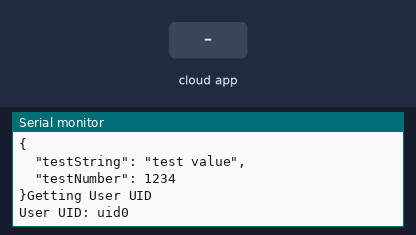
Recording of a program running on a simulated ESP32. On the bench: the last lines printed to the serial monitor. The inputs (shaded band) are chosen by the test bench. WiFi joins after 1.5 s; servers stay silent unless stated; the local clock reads 2024-03-15 10:24:30 at power-on unless the program sets it; storage starts empty; random numbers use the default seed unless the program sets one; the Firebase database answers and starts empty.

Above: at 2.7 s.
2.8 s: the phone or cloud app sets SetPointUp to 1
At 7.83 s:
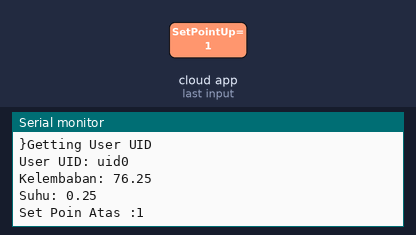
9.0 s: the phone or cloud app sets SetPointUp to 0
At 15.5 s:
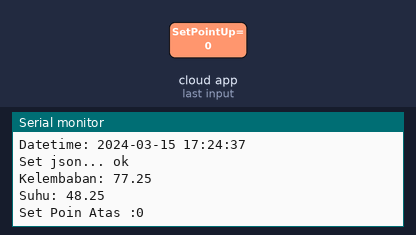

Measured:
- after the input at 2.8 s, the serial monitor: prints a new line after 4.9 s (image 1)
- after the input at 9.0 s, the serial monitor: prints a new line after 5.5 s (image 2)

The program:

main.cpp
```cpp
// WiFi Library
#include <WiFi.h>
// File System Library
#include <FS.h>
// SPI Flash Syetem Library
#include <SPIFFS.h>
// WiFiManager Library
#include <WiFiManager.h>
// Arduino JSON library
#include <ArduinoJson.h>
#include "FirebaseESP32.h"
#include "time.h"

// Provide the token generation process info.
#include "addons/TokenHelper.h"
// Provide the RTDB payload printing info and other helper functions.
#include "addons/RTDBHelper.h"

// JSON configuration file
#define JSON_CONFIG_FILE "/test_config.json"

// Insert Firebase project API Key
// ganti
#define API_KEY "AIzaSyCXCjDHUKVPnnuA89A6akryxY2P8xPqM10"

// Insert Authorized Email and Corresponding Password
// ganti
#define USER_EMAIL "wmktefaternakpolije@gmail.com"
#define USER_PASSWORD "wmktefaternak21"

// Insert RTDB URLefine the RTDB URL
// ganti
#define DATABASE_URL "https://contoh-database-dc882-default-rtdb.firebaseio.com/"

// Define Firebase objects
FirebaseData fbdo;
FirebaseAuth auth;
FirebaseConfig config;

// Variable to save USER UID
String uid;

// Database main path (to be updated in setup with the user UID)// sesuaikan folder database
String databasePath;
// Database child nodes
String tempPath = "/Suhu";
String humPath = "/Kelembapan";
String Datetime = "/DateTime";


// Parent Node (to be updated in every loop)
String parentPath;

char datetime[80];  // Buffer untuk menyimpan string datetime

int timestamp;
int timestamp1;


FirebaseJson json;

const char* ntpServer = "pool.ntp.org";

float temperature;
float humidity;
float pressure;

// Timer variables (send new readings every three minutes)
unsigned long sendDataPrevMillis = 0;
unsigned long timerDelay = 10000;
unsigned long timerDelay2 = 1000;

float randomNumberHumidity;
float randomNumberTemperature;

int IntValueHeater;
int IntValueFan;
int IntValueMotor;

int intValue;
int floatValue;
// Flag for saving data
bool shouldSaveConfig = true;

// Variables to hold data from custom textboxes
char testString[50] = "test value";
int testNumber = 1234;

// Define WiFiManager Object
WiFiManager wm;

// Deklarasi fungsi convert UnixCode
void unixToDateTime(long int unixTime, char* buffer) {
  // Deklarasi variabel
  time_t rawTime = unixTime;
  tm* timeInfo;

  // Mengubah UNIX code ke struct tm
  timeInfo = localtime(&rawTime);

  // Memformat waktu ke string
  strftime(buffer, 80, "%Y-%m-%d %H:%M:%S", timeInfo);
}

// Function that gets current epoch time
unsigned long getTime() {
  time_t now;
  struct tm timeinfo;
  if (!getLocalTime(&timeinfo)) {
    //Serial.println("Failed to obtain time");
    return (0);
  }
  time(&now);
  return now;
}

void saveConfigFile()
// Save Config in JSON format
{
  Serial.println(F("Saving configuration..."));

  // Create a JSON document
  StaticJsonDocument<512> json;
  json["testString"] = testString;
  json["testNumber"] = testNumber;

  // Open config file
  File configFile = SPIFFS.open(JSON_CONFIG_FILE, "w");
  if (!configFile)
  {
    // Error, file did not open
    Serial.println("failed to open config file for writing");
  }

  // Serialize JSON data to write to file
  serializeJsonPretty(json, Serial);
  if (serializeJson(json, configFile) == 0)
  {
    // Error writing file
    Serial.println(F("Failed to write to file"));
  }
  // Close file
  configFile.close();
}

bool loadConfigFile()
// Load existing configuration file
{
  // Uncomment if we need to format filesystem
  // SPIFFS.format();

  // Read configuration from FS json
  Serial.println("Mounting File System...");

  // May need to make it begin(true) first time you are using SPIFFS
  if (SPIFFS.begin(false) || SPIFFS.begin(true))
  {
    Serial.println("mounted file system");
    if (SPIFFS.exists(JSON_CONFIG_FILE))
    {
      // The file exists, reading and loading
      Serial.println("reading config file");
      File configFile = SPIFFS.open(JSON_CONFIG_FILE, "r");
      if (configFile)
      {
        Serial.println("Opened configuration file");
        StaticJsonDocument<512> json;
        DeserializationError error = deserializeJson(json, configFile);
        serializeJsonPretty(json, Serial);
        if (!error)
        {
          Serial.println("Parsing JSON");

          strcpy(testString, json["testString"]);
          testNumber = json["testNumber"].as<int>();

          return true;
        }
        else
        {
          // Error loading JSON data
          Serial.println("Failed to load json config");
        }
      }
    }
  }
  else
  {
    // Error mounting file system
    Serial.println("Failed to mount FS");
  }

  return false;
}


void saveConfigCallback()
// Callback notifying us of the need to save configuration
{
  Serial.println("Should save config");
  shouldSaveConfig = true;
}

void configModeCallback(WiFiManager *myWiFiManager)
// Called when config mode launched
{
  Serial.println("Entered Configuration Mode");

  Serial.print("Config SSID: ");
  Serial.println(myWiFiManager->getConfigPortalSSID());

  Serial.print("Config IP Address: ");
  Serial.println(WiFi.softAPIP());
}

void setup()
{
  // Change to true when testing to force configuration every time we run
  bool forceConfig = false;

  bool spiffsSetup = loadConfigFile();
  if (!spiffsSetup)
  {
    Serial.println(F("Forcing config mode as there is no saved config"));
    forceConfig = true;
  }

  // Explicitly set WiFi mode
  WiFi.mode(WIFI_STA);

  // Setup Serial monitor
  Serial.begin(115200);
  delay(10);

  // Reset settings (only for development)
  //wm.resetSettings();

  // Set config save notify callback
  wm.setSaveConfigCallback(saveConfigCallback);

  // Set callback that gets called when connecting to previous WiFi fails, and enters Access Point mode
  wm.setAPCallback(configModeCallback);

  // Custom elements

  // Text box (String) - 50 characters maximum
  WiFiManagerParameter custom_text_box("key_text", "Enter your string here", testString, 50);

  // Need to convert numerical input to string to display the default value.
  char convertedValue[6];
  sprintf(convertedValue, "%d", testNumber);

  // Text box (Number) - 7 characters maximum
  WiFiManagerParameter custom_text_box_num("key_num", "Enter your number here", convertedValue, 7);

  // Add all defined parameters
  wm.addParameter(&custom_text_box);
  wm.addParameter(&custom_text_box_num);

  if (forceConfig)
    // Run if we need a configuration
  {
    if (!wm.startConfigPortal("ARCI EGG_AP", "password"))
    {
      Serial.println("failed to connect and hit timeout");
      delay(3000);
      //reset and try again, or maybe put it to deep sleep
      ESP.restart();
      delay(5000);
    }
  }
  else
  {
    if (!wm.autoConnect("ARCI EGG_AP", "password"))
    {
      Serial.println("failed to connect and hit timeout");
      delay(3000);
      // if we still have not connected restart and try all over again
      ESP.restart();
      delay(5000);
    }
  }

  // If we get here, we are connected to the WiFi

  Serial.println("");
  Serial.println("WiFi connected");
  Serial.print("IP address: ");
  Serial.println(WiFi.localIP());

  // Lets deal with the user config values

  // Copy the string value
  strncpy(testString, custom_text_box.getValue(), sizeof(testString));
  Serial.print("testString: ");
  Serial.println(testString);

  //Convert the number value
  testNumber = atoi(custom_text_box_num.getValue());
  Serial.print("testNumber: ");
  Serial.println(testNumber);


  // Save the custom parameters to FS
  if (shouldSaveConfig)
  {
    saveConfigFile();
  }
  //NTP Server time
  configTime(0, 0, ntpServer);

  // Assign the api key (required)
  config.api_key = API_KEY;

  // Assign the user sign in credentials
  auth.user.email = USER_EMAIL;
  auth.user.password = USER_PASSWORD;

  // Assign the RTDB URL (required)
  config.database_url = DATABASE_URL;

  Firebase.reconnectWiFi(true);
  fbdo.setResponseSize(4096);

  // Assign the callback function for the long running token generation task */
  config.token_status_callback = tokenStatusCallback;  //see addons/TokenHelper.h

  // Assign the maximum retry of token generation
  config.max_token_generation_retry = 5;

  // Initialize the library with the Firebase authen and config
  Firebase.begin(&config, &auth);

  // Getting the user UID might take a few seconds
  Serial.println("Getting User UID");
  while ((auth.token.uid) == "") {
    Serial.print('.');
    delay(1000);
  }
  // Print user UID
  uid = auth.token.uid.c_str();
  Serial.print("User UID: ");
  Serial.println(uid);

  // Update database path (sesuaikan)
  databasePath = "/DemoDatabase/Monitoring/";  //"/UsersData/" + uid + "/readings";
}


void loop() {
   //ganti masukan nilai dari variabel sensor
  randomNumberHumidity = random(99.1278354) + 0.25;
  randomNumberTemperature = random(49.120983456) + 0.25;
  delay(6000);
  Serial.print("Kelembaban: ");
  Serial.println(randomNumberHumidity);
  Serial.print("Suhu: ");
  Serial.println(randomNumberTemperature);

  //read data from firebase
  if (Firebase.ready() && (millis() - sendDataPrevMillis > timerDelay2 || sendDataPrevMillis == 0)) {
    //read data dari firebase
    if (Firebase.RTDB.getInt(&fbdo, "/Controlling/SetPointUp")) {
      if (fbdo.dataType() == "int") {
        intValue = fbdo.intData();
        Serial.print("Set Poin Atas :");
        Serial.println(intValue);
      }
    } else {
      Serial.println(fbdo.errorReason());
    }

    if (Firebase.RTDB.getFloat(&fbdo, "/Controlling/SetPointDown")) {
      if (fbdo.dataType() == "int") {
        floatValue = fbdo.floatData();
        Serial.print("Set Poin Bawah :");
        Serial.println(floatValue);
      }
    } else {
      Serial.println(fbdo.errorReason());
    }

    // Send new readings to database(mengirim data ke firebase)
    if (Firebase.ready() && (millis() - sendDataPrevMillis > timerDelay || sendDataPrevMillis == 0)) {
      sendDataPrevMillis = millis();


      //Get current timestamp// timestamp gak usah
      timestamp = getTime();
      timestamp1 = timestamp + 25200;
      Serial.print("time: ");
      Serial.println(timestamp1);

      // Memanggil fungsi untuk mengubah UNIX code ke format datetime
      unixToDateTime(timestamp1, datetime);
      Serial.print("Datetime: ");
      Serial.println(datetime);

      //path monitoring
      parentPath = databasePath;
      Firebase.RTDB.setFloat(&fbdo,parentPath + tempPath,randomNumberTemperature);
      Firebase.RTDB.setFloat(&fbdo,parentPath + humPath,randomNumberHumidity);

      //sesuaikan
      parentPath = databasePath + "data/" + String(timestamp1);
      //gunakan path data list yang sudah di inisialisasi
      json.set(tempPath.c_str(), (randomNumberTemperature));
      json.set(humPath.c_str(), (randomNumberHumidity));
      json.set(Datetime.c_str(), (datetime));
      Serial.printf("Set json... %s\n", Firebase.RTDB.setJSON(&fbdo, parentPath.c_str(), &json) ? "ok" : fbdo.errorReason().c_str());
    }
  }
}
```
